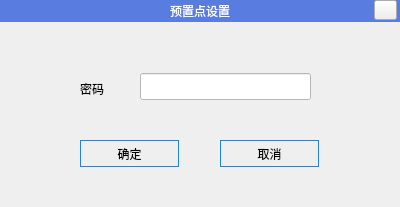
<?xml version="1.0" encoding="UTF-8"?>
<ui version="4.0">
 <class>presetPasswdConfirm</class>
 <widget class="QWidget" name="presetPasswdConfirm">
  <property name="geometry">
   <rect>
    <x>0</x>
    <y>0</y>
    <width>400</width>
    <height>207</height>
   </rect>
  </property>
  <property name="focusPolicy">
   <enum>Qt::StrongFocus</enum>
  </property>
  <property name="windowTitle">
   <string>Form</string>
  </property>
  <widget class="QPushButton" name="confirmPushButton">
   <property name="geometry">
    <rect>
     <x>80</x>
     <y>140</y>
     <width>99</width>
     <height>27</height>
    </rect>
   </property>
   <property name="styleSheet">
    <string notr="true">color: rgb(0, 0, 0);
background-image: url(:/res/anniubk.png);
border-color: rgb(33, 131, 229);
border-width: 1px;
border-style: solid;</string>
   </property>
   <property name="text">
    <string>确定</string>
   </property>
  </widget>
  <widget class="QPushButton" name="canclePushButton">
   <property name="geometry">
    <rect>
     <x>220</x>
     <y>140</y>
     <width>99</width>
     <height>27</height>
    </rect>
   </property>
   <property name="styleSheet">
    <string notr="true">color: rgb(0, 0, 0);
background-image: url(:/res/anniubk.png);
border-color: rgb(33, 131, 229);
border-width: 1px;
border-style: solid;</string>
   </property>
   <property name="text">
    <string>取消</string>
   </property>
  </widget>
  <widget class="QLineEdit" name="passwordLineEdit">
   <property name="geometry">
    <rect>
     <x>140</x>
     <y>73</y>
     <width>171</width>
     <height>27</height>
    </rect>
   </property>
   <property name="focusPolicy">
    <enum>Qt::TabFocus</enum>
   </property>
   <property name="styleSheet">
    <string notr="true">background-color: rgb(255, 255, 255);</string>
   </property>
   <property name="echoMode">
    <enum>QLineEdit::Password</enum>
   </property>
   <property name="readOnly">
    <bool>false</bool>
   </property>
  </widget>
  <widget class="QLabel" name="passwordLabel">
   <property name="geometry">
    <rect>
     <x>80</x>
     <y>80</y>
     <width>41</width>
     <height>17</height>
    </rect>
   </property>
   <property name="text">
    <string>密码</string>
   </property>
  </widget>
  <widget class="QLabel" name="label_2">
   <property name="geometry">
    <rect>
     <x>0</x>
     <y>0</y>
     <width>400</width>
     <height>22</height>
    </rect>
   </property>
   <property name="styleSheet">
    <string notr="true">background-color: rgb(88, 124, 224);
color: rgb(255, 255, 255);</string>
   </property>
   <property name="text">
    <string>预置点设置</string>
   </property>
   <property name="alignment">
    <set>Qt::AlignCenter</set>
   </property>
  </widget>
  <widget class="QPushButton" name="closePushButton">
   <property name="geometry">
    <rect>
     <x>374</x>
     <y>0</y>
     <width>23</width>
     <height>20</height>
    </rect>
   </property>
   <property name="styleSheet">
    <string notr="true">border-image: url(:/res/close.png);</string>
   </property>
   <property name="text">
    <string/>
   </property>
  </widget>
 </widget>
 <resources/>
 <connections/>
</ui>
